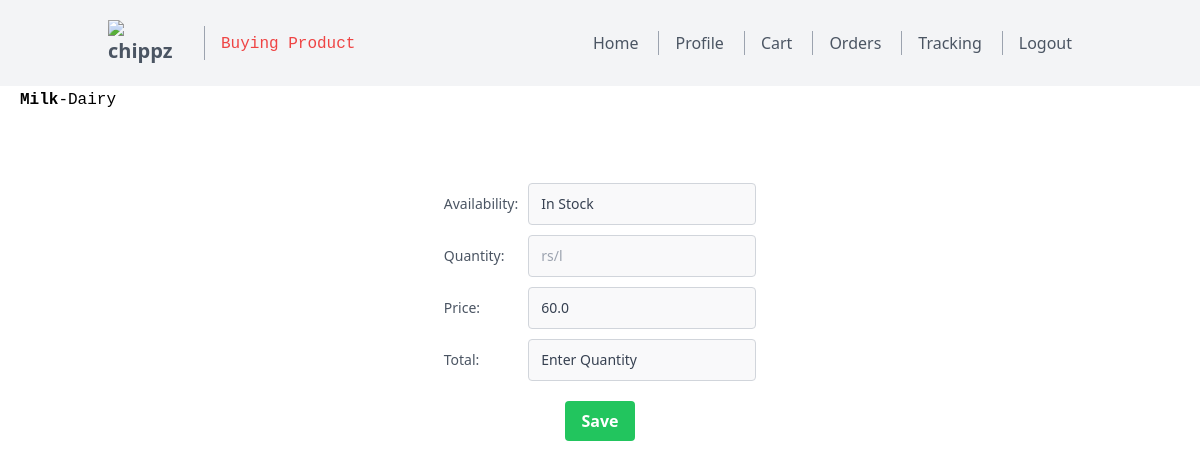
The app's page /product/21/buy (signed in) with its own data.
### models.py (models this page shows)
class Product(db.Model):
    __TableName__ = 'product'
    productid = db.Column(db.Integer, primary_key=True, autoincrement=True, nullable=False, unique=True)
    productname = db.Column(db.String(20), nullable=False)
    categoryid = db.Column(db.Integer, db.ForeignKey('category.categoryid'), nullable=False)
    rateperunit = db.Column(db.Float, nullable=False)
    unit= db.Column(db.String(20), nullable=False)
    quantity = db.Column(db.Integer, nullable=False)

class Category(db.Model):
    __TableName__ = 'category'
    categoryid = db.Column(db.Integer, primary_key=True, autoincrement=True, nullable=False, unique=True)
    categoryname = db.Column(db.String(50), nullable=False)
    products = db.relationship('Product', backref='category', foreign_keys='Product.categoryid', lazy=True)

### routes.py (the view)
@app.route('/product/<int:productid>/buy')
@auth_required
def buy_product(productid):
    return render_template('cart/buy_product.html',product=Product.query.filter_by(productid=productid).first(),nav="buy_product",category=Category.query.filter_by(categoryid=Product.query.filter_by(productid=productid).first().categoryid).first())

### routes.py (called while the page is built)
def auth_required(func):
    @wraps(func)
    def inner(*args, **kwargs):
        if 'user_id' not in session:
            flash('Please login to continue')
            return redirect(url_for('login'))
        return func(*args, **kwargs)
    return inner

### templates/cart/buy_product.html (shortened to what this page needs)
{% extends 'layout.html' %}
{% block content %}
<code style="margin-left:20px;margin-top:15px;"><strong>{{product.productname}}</strong>-{{category.categoryname}}</code>
<div style="display: flex; justify-content: center; align-items: center; height: 50vh;">
    <form action="" method="POST" style="text-align:left;">
        <div style="text-align: center;">
            <div style="margin-bottom: 10px; display: flex; justify-content: space-between; align-items: center;">
                <label for="availability" class="leading-7 text-sm text-gray-600" style="margin-right: 10px;">Availability:</label>
                <input type="text" id="availability" value="{%if product.quantity>30%}In Stock {%elif 0<product.quantity<30%}Running Out Of Stock {%else%}Out Of Stock{%endif%}" name="availability" class="leading-7 text-sm bg-gray-100 bg-opacity-50 rounded border border-gray-300 focus:border-indigo-500 focus:bg-white focus:ring-2 focus:ring-indigo-200 text-base outline-none text-gray-700 py-1 px-3 leading-8 transition-colors duration-200 ease-in-out" disabled required >
            </div>
            <div style="margin-bottom: 10px; display: flex; justify-content: space-between; align-items: center;">
                <label for="quantity" class="leading-7 text-sm text-gray-600" style="margin-right: 10px;">Quantity:</label>
                <input type="text" id="quantity" placeholder="{{product.unit}}" name="quantity" class="leading-7 text-sm bg-gray-100 bg-opacity-50 rounded border border-gray-300 focus:border-indigo-500 focus:bg-white focus:ring-2 focus:ring-indigo-200 text-base outline-none text-gray-700 py-1 px-3 leading-8 transition-colors duration-200 ease-in-out" autofocus  required oninput="updateTotal()">
            </div>
            <div style="margin-bottom: 10px; display: flex; justify-content: space-between; align-items: center;">
                <label for="price" class="leading-7 text-sm text-gray-600" style="margin-right: 10px;">Price:</label>
                <input type="text" id="price" name="price" value="{{product.rateperunit}}" class="leading-7 text-sm bg-gray-100 bg-opacity-50 rounded border border-gray-300 focus:border-indigo-500 focus:bg-white focus:ring-2 focus:ring-indigo-200 text-base outline-none text-gray-700 py-1 px-3 leading-8 transition-colors duration-200 ease-in-out" disabled required >
            </div>
            <div style="margin-bottom: 10px; display: flex; justify-content: space-between; align-items: center;">
                <label for="total" class="leading-7 text-sm text-gray-600" style="margin-right: 10px;">Total:</label>
                <input type="text" id="total" name="total" value="Enter Quantity" class="leading-7 text-sm bg-gray-100 bg-opacity-50 rounded border border-gray-300 focus:border-indigo-500 focus:bg-white focus:ring-2 focus:ring-indigo-200 text-base outline-none text-gray-700 py-1 px-3 leading-8 transition-colors duration-200 ease-in-out" disabled required >
            </div>
            <button type="submit" class="bg-green-500 hover:bg-green-700 text-white font-bold py-2 px-4 rounded" style="margin-top: 10px;">Save</button>
        </div>
    </form>
</div>
{% endblock %}

### records on screen
Product: productname "Milk", availability "In Stock", quantity "rs/l", price "60.0"
Category: categoryname "Dairy"
